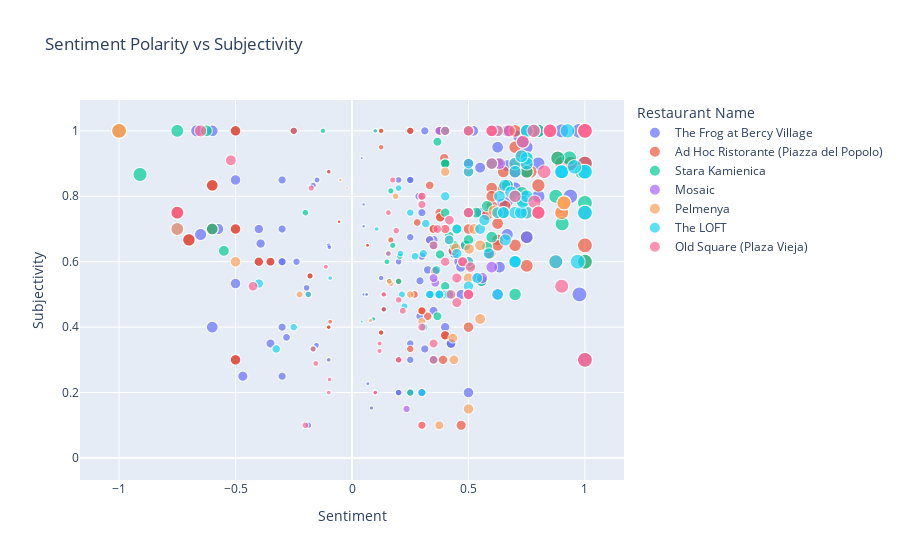

The notebook cell saved with this chart:
### Markdown cell above
Now lets color code by restaruant.

### Code cell
fig = px.scatter(df, x='calc_sentiment', y='subjectivity', 
                 hover_data=['Review Title'],
                 color='Restaurant Name',
                 size='abs_sentiment',
                 size_max = 15,
                 title='Sentiment Polarity vs Subjectivity',
                 hover_name = 'Restaurant Name',
                 labels={'sentiment': 'Sentiment Polarity', 'subjectivity': 'Subjectivity'})

fig.update_layout(xaxis_title = 'Sentiment', height=500)
fig.show()

### Figure 1 — Plotly figure (JSON) as saved in the notebook; plotly's stock layout.template omitted (floating-point values rounded to 4 significant figures; data arrays with more than 128 entries replaced by an {"elided": "..."} marker saying what was removed)
{"data": [{"customdata": {"elided": "512x1 str values"}, "hovertemplate": "<b>%{hovertext}</b><br><br>Restaurant Name=The Frog at Bercy Village<br>calc_sentiment=%{x}<br>Subjectivity=%{y}<br>abs_sentiment=%{marker.size}<br>Review Title=%{customdata[0]}<extra></extra>", "hovertext": {"elided": "512 str values"}, "legendgroup": "The Frog at Bercy Village", "marker": {"color": "#636efa", "size": {"elided": "512 float values"}, "sizemode": "area", "sizeref": 0.004444, "symbol": "circle"}, "mode": "markers", "name": "The Frog at Bercy Village", "showlegend": true, "type": "scattergl", "x": {"elided": "512 float values"}, "xaxis": "x", "y": {"elided": "512 float values"}, "yaxis": "y"}, {"customdata": {"elided": "318x1 str values"}, "hovertemplate": "<b>%{hovertext}</b><br><br>Restaurant Name=Ad Hoc Ristorante (Piazza del Popolo)<br>calc_sentiment=%{x}<br>Subjectivity=%{y}<br>abs_sentiment=%{marker.size}<br>Review Title=%{customdata[0]}<extra></extra>", "hovertext": {"elided": "318 str values"}, "legendgroup": "Ad Hoc Ristorante (Piazza del Popolo)", "marker": {"color": "#EF553B", "size": {"elided": "318 float values"}, "sizemode": "area", "sizeref": 0.004444, "symbol": "circle"}, "mode": "markers", "name": "Ad Hoc Ristorante (Piazza del Popolo)", "showlegend": true, "type": "scattergl", "x": {"elided": "318 float values"}, "xaxis": "x", "y": {"elided": "318 float values"}, "yaxis": "y"}, {"customdata": {"elided": "135x1 str values"}, "hovertemplate": "<b>%{hovertext}</b><br><br>Restaurant Name=Stara Kamienica<br>calc_sentiment=%{x}<br>Subjectivity=%{y}<br>abs_sentiment=%{marker.size}<br>Review Title=%{customdata[0]}<extra></extra>", "hovertext": {"elided": "135 str values"}, "legendgroup": "Stara Kamienica", "marker": {"color": "#00cc96", "size": {"elided": "135 float values"}, "sizemode": "area", "sizeref": 0.004444, "symbol": "circle"}, "mode": "markers", "name": "Stara Kamienica", "showlegend": true, "type": "scattergl", "x": {"elided": "135 float values"}, "xaxis": "x", "y": {"elided": "135 float values"}, "yaxis": "y"}, {"customdata": [["Wonderful breakfast!"], ["Exp @Crown plaza Rohini"], ["Good service and food!"], ["Yash Verma"], ["Big cheers to kishnandu"], ["It's very delicious"], ["Excellent"], ["Best Breakfast"], ["Breakfast"], ["Refreshing breakfast"], ["About the breakfast 🍞"], ["Great food and service, polite staff"], ["Good food and service"], ["Well done"], ["Ambience and hospitality"], ["Breakfast review."], ["Pleasant Experience"], ["Amazing Indian Breakfast"], ["Too good!"], ["Great experience as always"], ["Excellent Service"], ["Great breakfast"], ["The service is very amazing"], ["Excellent Restaurant"], ["Gréât service"], ["Amazing"], ["Excellent service"], ["Diner and breakfast with my colleagues"], ["Diner"], ["Dinner Feedback"], ["Excellente Breakfast"], ["Amazing experience at Crown plaza"], ["Breakfast and dinner"], ["Great service...great people , good staff"], ["Super breakfast"], ["Crowne Plaza"], ["Outstanding Breakfast"], ["Amazing"], ["Good place"], ["Good fine dine buffet experience"], ["Amazing food and fantastic service"], ["A unique experience"], ["Family"], ["Amazing Breakfast"], ["Family"], ["Excellent brunch at Crown plaza rohini"], ["Excellent breakfast and stay."], ["Nice place"], ["Exquisite breakfast"], ["Awesome dinner"], ["Nice one"], ["Excellent dinner at Crown plaza Rohini"], ["Excelent ambience with great breakfast and service."], ["Sunday Brunch actually lot of fun !! Destination Mosaic it is"], ["Amazing hospitality"], ["Delicious Food at Mosaic, Crowne"], ["Great breakfast"], ["Yummy breakfast with a great mix of Indian and western style food. Service from Upender and Shiv was excellent!"], ["Start the day right !"], ["Overall so well"], ["Mosaic restaurant"], ["Amazing night"], ["Great team and great service"], ["Very good espérance."], ["Breakfast at Mosaic ⭐️⭐️⭐️⭐️⭐️⭐️"], ["Very good breakfast"], ["Perfect"], ["Superb experience in Mosaic, Crown Plaza, Rohini was fabulous and we enjoyed the day with family."], ["Amazing Experience"], ["Wonder full breakfast"], ["Memorable"], ["Great experience"], ["Perfect breakfast"], ["Great Quality Time"], ["Amazing dinner experience"], ["Great staff"], ["Mosaic breakfast"], ["The Spread and service was Awesome"], ["It was a great experience. Great food and great service"], ["Great service"], ["Superb awesome wonderful as always"]], "hovertemplate": "<b>%{hovertext}</b><br><br>Restaurant Name=Mosaic<br>calc_sentiment=%{x}<br>Subjectivity=%{y}<br>abs_sentiment=%{marker.size}<br>Review Title=%{customdata[0]}<extra></extra>", "hovertext": ["Mosaic", "Mosaic", "Mosaic", "Mosaic", "Mosaic", "Mosaic", "Mosaic", "Mosaic", "Mosaic", "Mosaic", "Mosaic", "Mosaic", "Mosaic", "Mosaic", "Mosaic", "Mosaic", "Mosaic", "Mosaic", "Mosaic", "Mosaic", "Mosaic", "Mosaic", "Mosaic", "Mosaic", "Mosaic", "Mosaic", "Mosaic", "Mosaic", "Mosaic", "Mosaic", "Mosaic", "Mosaic", "Mosaic", "Mosaic", "Mosaic", "Mosaic", "Mosaic", "Mosaic", "Mosaic", "Mosaic", "Mosaic", "Mosaic", "Mosaic", "Mosaic", "Mosaic", "Mosaic", "Mosaic", "Mosaic", "Mosaic", "Mosaic", "Mosaic", "Mosaic", "Mosaic", "Mosaic", "Mosaic", "Mosaic", "Mosaic", "Mosaic", "Mosaic", "Mosaic", "Mosaic", "Mosaic", "Mosaic", "Mosaic", "Mosaic", "Mosaic", "Mosaic", "Mosaic", "Mosaic", "Mosaic", "Mosaic", "Mosaic", "Mosaic", "Mosaic", "Mosaic", "Mosaic", "Mosaic", "Mosaic", "Mosaic", "Mosaic", "Mosaic"], "legendgroup": "Mosaic", "marker": {"color": "#ab63fa", "size": [1, 0, 0.875, 0, 0, 1, 1, 1, 0, 0.5, 0, 0.8, 0.7, 0, 0, 0, 0.7333, 0.6, 0.875, 0.8, 1, 0.8, 0.78, 1, 0, 0.6, 1, 0, 0, 0, 0, 0.6, 0, 0.75, 0.3333, 0, 0.5, 0.6, 0.7, 0.5583, 0.5, 0.375, 0, 0.6, 0, 1, 1, 0.6, 1, 1, 0.6, 1, 0.8, 0.2344, 0.6, 1, 0.8, 0.6, 0.3571, 0, 0, 0.6, 0.8, 0.91, 0, 0.91, 1, 0.6333, 0.6, 0.35, 0.5, 0.8, 1, 0.8, 0.6, 0.8, 0, 1, 0.8, 0.8, 1], "sizemode": "area", "sizeref": 0.004444, "symbol": "circle"}, "mode": "markers", "name": "Mosaic", "showlegend": true, "type": "scattergl", "x": [1, 0, 0.875, 0, 0, 1, 1, 1, 0, 0.5, 0, 0.8, 0.7, 0, 0, 0, 0.7333, 0.6, 0.875, 0.8, 1, 0.8, 0.78, 1, 0, 0.6, 1, 0, 0, 0, 0, 0.6, 0, 0.75, 0.3333, 0, 0.5, 0.6, 0.7, 0.5583, 0.5, 0.375, 0, 0.6, 0, 1, 1, 0.6, 1, 1, 0.6, 1, 0.8, 0.2344, 0.6, 1, 0.8, 0.6, 0.3571, 0, 0, 0.6, 0.8, 0.91, 0, 0.91, 1, 0.6333, 0.6, 0.35, 0.5, 0.8, 1, 0.8, 0.6, 0.8, 0, 1, 0.8, 0.8, 1], "xaxis": "x", "y": [1, 0, 0.6, 0, 0.1, 1, 1, 0.3, 0, 1, 0, 0.75, 0.6, 0, 0, 0, 0.9667, 0.9, 0.6, 0.75, 1, 0.75, 1, 1, 0, 0.9, 1, 0, 0, 0, 0, 0.9, 0, 0.675, 0.6667, 0, 0.875, 0.9, 0.6, 0.55, 0.9, 1, 0, 0.9, 0, 1, 1, 1, 1, 1, 1, 1, 0.75, 0.15, 0.9, 1, 0.75, 0.5833, 0.5357, 0, 0, 0.9, 0.75, 0.78, 0, 0.78, 1, 0.9, 0.9, 0.55, 1, 0.75, 1, 0.75, 0.9, 0.75, 0, 1, 0.75, 0.75, 1], "yaxis": "y"}, {"customdata": [["CHEAP BUT MEDIOCRE"], ["Poor service!"], ["Disappointing!"], ["I don’t recommend"], ["I was not allowed to speak!"], ["Not good as I expected"], ["Awful service"], ["Cheap food, cheaper taste."], ["Worst service ever"], ["Not recommend"], ["Simply delicious!"], ["Dumplings!"], ["Leisure"], ["Delicious dumplings!"], ["Many kinds of delicious dumplings"], ["Interesting fusion of different dumplings from various regions"], ["delicious and affordable"], ["pelmeni and wareniki at it's best!"], ["You don't have to like dumplings to enjoy eating here."], ["great place to taste dumplings"], ["Good pelmeni and very cheap"], ["The World is a Dumpling"], ["Dinner"], ["Good food , cheap place"], ["Good price for good food"], ["Utterly wonderful"], ["Great restaurant, well worth a visit"], ["Different kinds of tasty dough with meat"], ["Nice concept restaurant around dumplings"], ["Excellent traditional Russian pelmini, nice setting, friendly and helpful staff, good beer"], ["Absolutely super!"], ["Big choice of the national food like Russian pelmeny from different countries"], ["Best place to eat in SPB"], ["Wonderful restaurant!"], ["One of the favorite Russian dishes."], ["Great asian style Dim sum"], ["Great Place to Impresss"], ["Great atmosphere and great service!"], ["Global Dumpling selection"], ["Worth trying"], ["Very good."], ["Nice Mid-range retaurant"], ["Dumplings with good service"], ["Dumpling-tastic!"], ["Great mono cuisine experience"], ["Love these dumplings"], ["Delectable Dumplings!"], ["Interesting Find"], ["Simple dumplings for every taste"], ["Great place for dumpling lovers"], ["Good value for money!"], ["Good quality"], ["Lovely place"], ["High quality"], ["Great place and atmosphere"], ["Simply delicious !"], ["Good \"mono cuisine\" restaurant!  If you like Russian pelmeni, this is the place for you."], ["Pelmenya restaurant St Petersburg"], ["Great dumplings and ravioli!"], ["For \"pelmeni\" lovers"], ["Dumplings and beer"], ["delicious"], ["Excellent pelmenys around the world!"], ["Shouldn't be visited"], ["Well worth a visit to try these delicious Russian \"raviolis.\""], ["Pelmenya heaven!"], ["The perfect Russian dinner"], ["Great food and super friendly staff"], ["Delicious food I cozy place"], ["Russian dumplings are the best!!!"], ["Great food and atmosphere!"], ["Very good"], ["Very good mono choice"], ["Low prices high satisfaction"], ["Great food, good service and low prices"], ["Fast, friendly and delicious"], ["Good monocuisine concept"], ["Great dumplings"], ["Brilliant!"], ["Dough and Meat - is everything )))"], ["Unexpected delight"], ["Very good restaurant"], ["Very nice food"], ["Space for improvement"], ["TRADITIONAL FOOD WITH EXCELLENT RELATION QUALITY PRICE"], ["Deliciously filling!"], ["Dumpling Heaven"], ["Eat here with your kids after seeing the Faberge Museum"], ["Pelmeni bar"], ["Dumplings from all over the world"], ["Ate dumplings until I couldn't move"], ["Went twice!"], ["Best pelmeni I had"], ["Different and unique"], ["Good Food Good Customer Service"], ["Mono cuisine really worth to try!"], ["Damn good dumplings that won't break the bank"], ["A Dumpling Journey Around the World"], ["Dumplings from all over the world!"], ["Excellent place, service, price."]], "hovertemplate": "<b>%{hovertext}</b><br><br>Restaurant Name=Pelmenya<br>calc_sentiment=%{x}<br>Subjectivity=%{y}<br>abs_sentiment=%{marker.size}<br>Review Title=%{customdata[0]}<extra></extra>", "hovertext": ["Pelmenya", "Pelmenya", "Pelmenya", "Pelmenya", "Pelmenya", "Pelmenya", "Pelmenya", "Pelmenya", "Pelmenya", "Pelmenya", "Pelmenya", "Pelmenya", "Pelmenya", "Pelmenya", "Pelmenya", "Pelmenya", "Pelmenya", "Pelmenya", "Pelmenya", "Pelmenya", "Pelmenya", "Pelmenya", "Pelmenya", "Pelmenya", "Pelmenya", "Pelmenya", "Pelmenya", "Pelmenya", "Pelmenya", "Pelmenya", "Pelmenya", "Pelmenya", "Pelmenya", "Pelmenya", "Pelmenya", "Pelmenya", "Pelmenya", "Pelmenya", "Pelmenya", "Pelmenya", "Pelmenya", "Pelmenya", "Pelmenya", "Pelmenya", "Pelmenya", "Pelmenya", "Pelmenya", "Pelmenya", "Pelmenya", "Pelmenya", "Pelmenya", "Pelmenya", "Pelmenya", "Pelmenya", "Pelmenya", "Pelmenya", "Pelmenya", "Pelmenya", "Pelmenya", "Pelmenya", "Pelmenya", "Pelmenya", "Pelmenya", "Pelmenya", "Pelmenya", "Pelmenya", "Pelmenya", "Pelmenya", "Pelmenya", "Pelmenya", "Pelmenya", "Pelmenya", "Pelmenya", "Pelmenya", "Pelmenya", "Pelmenya", "Pelmenya", "Pelmenya", "Pelmenya", "Pelmenya", "Pelmenya", "Pelmenya", "Pelmenya", "Pelmenya", "Pelmenya", "Pelmenya", "Pelmenya", "Pelmenya", "Pelmenya", "Pelmenya", "Pelmenya", "Pelmenya", "Pelmenya", "Pelmenya", "Pelmenya", "Pelmenya", "Pelmenya", "Pelmenya", "Pelmenya", "Pelmenya"], "legendgroup": "Pelmenya", "marker": {"color": "#FFA15A", "size": [0.05, 0.5, 0.75, 0, 0, 0.225, 1, 0.4, 1, 0, 1, 0, 0, 1, 0.75, 0.1667, 1, 1, 0.4, 0.8, 0.61, 0, 0, 0.55, 0.7, 1, 0.55, 0, 0.6, 0.4458, 0.4167, 0, 1, 1, 0.25, 0.3, 0.8, 0.9, 0, 0.3, 0.91, 0.6, 0.7, 0, 0.8, 0.5, 0, 0.5, 0, 0.8, 0.875, 0.7, 0.5, 0.16, 0.8, 1, 0.4375, 0, 1, 0, 0, 1, 1, 0, 0.4333, 0, 0.5, 0.5028, 0.4, 0.5, 1, 0.91, 0.91, 0.08, 0.5, 0.525, 0.7, 0.8, 1, 0, 0.1, 0.91, 0.78, 0, 0.5, 1, 0, 0, 0, 0, 0, 0, 1, 0.1875, 0.7, 0.375, 0.7, 0, 0, 1], "sizemode": "area", "sizeref": 0.004444, "symbol": "circle"}, "mode": "markers", "name": "Pelmenya", "showlegend": true, "type": "scattergl", "x": [-0.05, -0.5, -0.75, 0, 0, -0.225, -1, 0.4, -1, 0, 1, 0, 0, 1, 0.75, 0.1667, 1, 1, 0.4, 0.8, 0.61, 0, 0, 0.55, 0.7, 1, 0.55, 0, 0.6, 0.4458, 0.4167, 0, 1, 1, 0.25, 0.3, 0.8, 0.9, 0, 0.3, 0.91, 0.6, 0.7, 0, 0.8, 0.5, 0, 0.5, 0, 0.8, 0.875, 0.7, 0.5, 0.16, 0.8, 1, 0.4375, 0, 1, 0, 0, 1, 1, 0, 0.4333, 0, 0.5, 0.5028, 0.4, 0.5, 1, 0.91, 0.91, 0.08, 0.5, 0.525, 0.7, 0.8, 1, 0, 0.1, 0.91, 0.78, 0, 0.5, 1, 0, 0, 0, 0, 0, 0, 1, 0.1875, 0.7, 0.375, 0.7, 0, 0, 1], "xaxis": "x", "y": [0.85, 0.6, 0.7, 0, 0, 0.5, 1, 0.7, 1, 0, 1, 0, 0, 1, 0.75, 0.5333, 1, 0.3, 0.5, 0.75, 0.755, 0, 0, 0.65, 0.6, 1, 0.425, 0.6, 1, 0.6417, 0.6667, 0.2333, 0.3, 1, 0.5, 0.4167, 0.75, 0.75, 0, 0.1, 0.78, 1, 0.6, 0, 0.75, 0.6, 0, 0.5, 0.3571, 0.75, 0.6, 0.6, 0.75, 0.54, 0.75, 1, 0.3, 0, 0.75, 0, 0, 1, 1, 0, 0.3667, 0, 0.5, 0.6389, 0.875, 0.15, 0.75, 0.78, 0.78, 0.42, 0.55, 0.7, 0.6, 0.75, 1, 0, 1, 0.78, 1, 0, 0.875, 1, 0, 0, 0, 0, 0, 0, 0.3, 0.8, 0.6, 0.1, 0.6, 0, 0, 1], "yaxis": "y"}, {"customdata": {"elided": "210x1 str values"}, "hovertemplate": "<b>%{hovertext}</b><br><br>Restaurant Name=The LOFT<br>calc_sentiment=%{x}<br>Subjectivity=%{y}<br>abs_sentiment=%{marker.size}<br>Review Title=%{customdata[0]}<extra></extra>", "hovertext": {"elided": "210 str values"}, "legendgroup": "The LOFT", "marker": {"color": "#19d3f3", "size": {"elided": "210 float values"}, "sizemode": "area", "sizeref": 0.004444, "symbol": "circle"}, "mode": "markers", "name": "The LOFT", "showlegend": true, "type": "scattergl", "x": {"elided": "210 float values"}, "xaxis": "x", "y": {"elided": "210 float values"}, "yaxis": "y"}, {"customdata": {"elided": "146x1 str values"}, "hovertemplate": "<b>%{hovertext}</b><br><br>Restaurant Name=Old Square (Plaza Vieja)<br>calc_sentiment=%{x}<br>Subjectivity=%{y}<br>abs_sentiment=%{marker.size}<br>Review Title=%{customdata[0]}<extra></extra>", "hovertext": {"elided": "146 str values"}, "legendgroup": "Old Square (Plaza Vieja)", "marker": {"color": "#FF6692", "size": {"elided": "146 float values"}, "sizemode": "area", "sizeref": 0.004444, "symbol": "circle"}, "mode": "markers", "name": "Old Square (Plaza Vieja)", "showlegend": true, "type": "scattergl", "x": {"elided": "146 float values"}, "xaxis": "x", "y": {"elided": "146 float values"}, "yaxis": "y"}], "layout": {"autosize": true, "legend": {"itemsizing": "constant", "title": {"text": "Restaurant Name"}, "tracegroupgap": 0}, "title": {"text": "Sentiment Polarity vs Subjectivity"}, "xaxis": {"anchor": "y", "autorange": true, "domain": [0, 1], "range": [-1.142, 1.142], "title": {"text": "Sentiment"}, "type": "linear"}, "yaxis": {"anchor": "x", "autorange": true, "domain": [0, 1], "range": [-0.06956, 1.102], "title": {"text": "Subjectivity"}, "type": "linear"}}}
